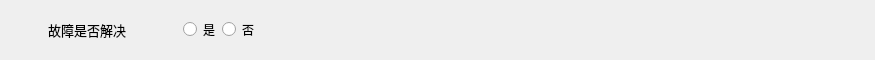
         <widget class="QWidget" name="widget_information_feedback_if_solved_3" native="true">
          <property name="minimumSize">
           <size>
            <width>0</width>
            <height>60</height>
           </size>
          </property>
          <property name="maximumSize">
           <size>
            <width>16777215</width>
            <height>60</height>
           </size>
          </property>
          <property name="styleSheet">
           <string notr="true"/>
          </property>
          <layout class="QHBoxLayout" name="horizontalLayout_77">
           <property name="leftMargin">
            <number>30</number>
           </property>
           <property name="topMargin">
            <number>0</number>
           </property>
           <property name="rightMargin">
            <number>30</number>
           </property>
           <property name="bottomMargin">
            <number>0</number>
           </property>
           <item>
            <widget class="QWidget" name="widget_information_feedback_if_solved_6" native="true">
             <property name="styleSheet">
              <string notr="true"/>
             </property>
             <layout class="QHBoxLayout" name="horizontalLayout_78">
              <property name="topMargin">
               <number>0</number>
              </property>
              <property name="bottomMargin">
               <number>0</number>
              </property>
              <item>
               <widget class="QWidget" name="widget_information_feedback_if_solved_7" native="true">
                <layout class="QHBoxLayout" name="horizontalLayout_79">
                 <property name="topMargin">
                  <number>0</number>
                 </property>
                 <property name="bottomMargin">
                  <number>0</number>
                 </property>
                 <item>
                  <widget class="QLabel" name="label_boat_number_sign_4">
                   <property name="minimumSize">
                    <size>
                     <width>120</width>
                     <height>0</height>
                    </size>
                   </property>
                   <property name="maximumSize">
                    <size>
                     <width>120</width>
                     <height>16777215</height>
                    </size>
                   </property>
                   <property name="font">
                    <font>
                     <family>微软雅黑</family>
                     <pointsize>10</pointsize>
                    </font>
                   </property>
                   <property name="styleSheet">
                    <string notr="true">/*QLabel { 
    border-radius: 8px; 
    min-width: 120px;
    min-height: 40px;
	background-color: rgb(216, 255, 164);
	color: rgb(0, 85, 255);
	font: 75 10pt &quot;微软雅黑&quot;;
 }*/</string>
                   </property>
                   <property name="text">
                    <string>故障是否解决</string>
                   </property>
                  </widget>
                 </item>
                 <item>
                  <widget class="QGroupBox" name="groupBox_information_feedback_if_solved_3">
                   <property name="styleSheet">
                    <string notr="true">
border: 0px ;</string>
                   </property>
                   <property name="title">
                    <string/>
                   </property>
                   <layout class="QHBoxLayout" name="horizontalLayout_80">
                    <item>
                     <widget class="QRadioButton" name="radioButton_case_entry_problem_is_solved">
                      <property name="text">
                       <string>是</string>
                      </property>
                     </widget>
                    </item>
                    <item>
                     <widget class="QRadioButton" name="radioButton_case_entry_problem_is_not_solved">
                      <property name="text">
                       <string>否</string>
                      </property>
                     </widget>
                    </item>
                    <item>
                     <spacer name="horizontalSpacer_125">
                      <property name="orientation">
                       <enum>Qt::Horizontal</enum>
                      </property>
                      <property name="sizeHint" stdset="0">
                       <size>
                        <width>563</width>
                        <height>20</height>
                       </size>
                      </property>
                     </spacer>
                    </item>
                   </layout>
                  </widget>
                 </item>
                </layout>
               </widget>
              </item>
             </layout>
            </widget>
           </item>
          </layout>
         </widget>
